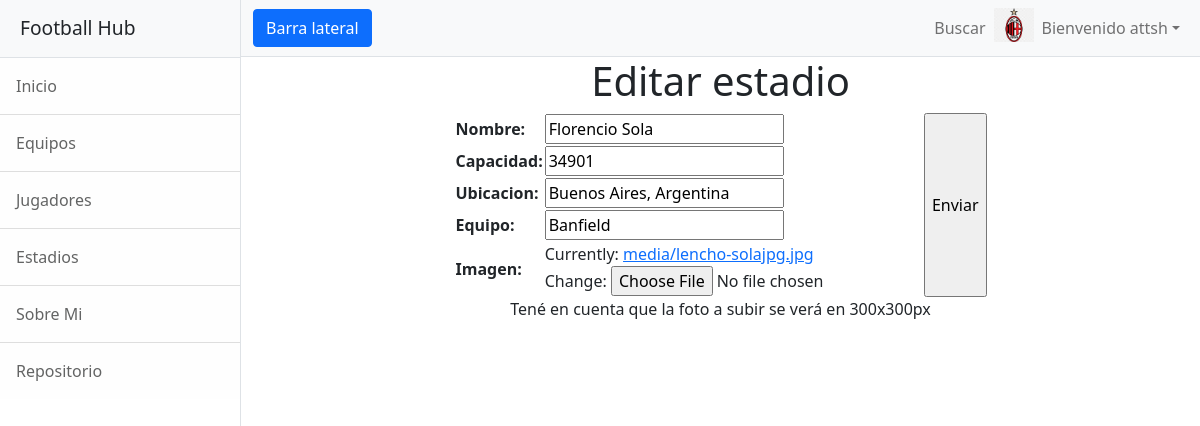
Page /App_fbhub/editarEstadio/Florencio Sola (signed in) on the committed database.
### App_fbhub/models.py (models this page shows, shortened)
class Estadio(models.Model):
    nombre = models.CharField(max_length=40, default="")
    capacidad = models.IntegerField()
    ubicacion = models.CharField(max_length=40)
    equipo = models.CharField(max_length=40)
    imagen = models.ImageField(upload_to="media/", default="media/No-Image-Placeholder.jpg")

### App_fbhub/views.py (the view)
# urls.py: path("editarEstadio/<str:pk>", views.editarEstadio, name="EditarEstadio"),
@login_required
def editarEstadio(request, pk):
    if request.user.is_authenticated == False:
        redirect("Login")
    avatar = Avatar.objects.filter(user=request.user.id)
    estadio = Estadio.objects.get(nombre=pk)
    form = FormularioEstadio(instance=estadio)
    if request.method == "POST":
        form = FormularioEstadio(request.POST, request.FILES, instance=estadio)
        if form.is_valid():
            form.save()
            return redirect("../Estadios")
    context = {"form":form, "url":avatar[0].imagen.url}
    return render(request, "../templates/nuevoEstadio.html", context)

### App_fbhub/forms.py
class FormularioEstadio(ModelForm):
    class Meta:
        model = Estadio
        fields = "__all__"

### App_fbhub/templates/nuevoEstadio.html (shortened to what this page needs)
{% extends "padre.html" %}
{% load static %}
{% block changed_content  %}
{% if crear_estadio %}
    <h1 style="display: flex; justify-content: center;"> Nuevo estadio </h1>
{% elif form %}
    <h1 style="display: flex; justify-content: center;"> Editar estadio </h1>
{% endif %}
    {% if crear_estadio %}
    <form style="display: flex; justify-content: center;" action="../nuevoEstadio/" method="POST" enctype="multipart/form-data">{% csrf_token %}
    {% elif form %}
    <form style="display: flex; justify-content: center;" action="" method="POST" enctype="multipart/form-data">{% csrf_token %}
    {% endif %}
       <table>
        {% if crear_estadio %}
            {{crear_estadio.as_table}}
        {% elif form %}
            {{form.as_table}}
        {% endif %}
       </table><br>
        <input type="submit" value="Enviar">
    </form>
    <p style="display: flex; justify-content: center;">Tené en cuenta que la foto a subir se verá en 300x300px</p>
{% endblock %}

### App_fbhub/templates/padre.html (shortened to what this page needs)
<!DOCTYPE html>
<html lang="en">
    <head>
        {% load static %}
        <link href={% static "App_fbhub/css/styles.css" %} rel="stylesheet" />
    </head>
    <body>
        <div class="d-flex" id="wrapper">
            <div class="border-end bg-white" id="sidebar-wrapper">
                <div class="sidebar-heading border-bottom bg-light">Football Hub</div>
                <div class="list-group list-group-flush">
                    <a class="list-group-item list-group-item-action list-group-item-light p-3" href="{% url 'Inicio' %}">Inicio</a>
                    <a class="list-group-item list-group-item-action list-group-item-light p-3" href="{% url 'Equipos' %}">Equipos</a>
                    <a class="list-group-item list-group-item-action list-group-item-light p-3" href="{% url 'Jugadores' %}">Jugadores</a>
                    <a class="list-group-item list-group-item-action list-group-item-light p-3" href="{% url 'Estadios' %}">Estadios</a>
                    <a class="list-group-item list-group-item-action list-group-item-light p-3" href="{% url 'About' %}">Sobre Mi</a>
                    <a class="list-group-item list-group-item-action list-group-item-light p-3" href="https://github.com/Ignacio-Humphreys/Entrega-Final-Humphreys" target="_blank">Repositorio</a>
                </div>
            </div>
            <div id="page-content-wrapper">
                <nav class="navbar navbar-expand-lg navbar-light bg-light border-bottom">
                    <div class="container-fluid">
                        <button class="btn btn-primary" id="sidebarToggle">Barra lateral</button>
                        <div class="collapse navbar-collapse" id="navbarSupportedContent">
                            <ul class="navbar-nav ms-auto mt-2 mt-lg-0">
                                <li class="nav-item active"><a class="nav-link" href="{% url 'Buscar' %}">Buscar</a></li>
                                {% if request.user.is_authenticated %}
                                <li><img src="{{url}}" style="max-height: 40px; max-width: 40px;"></li>
                                {% endif %}
                                <li class="nav-item dropdown">
                                        {% if request.user.is_authenticated %}
                                    <a class="nav-link dropdown-toggle" id="navbarDropdown" href="#" role="button" data-bs-toggle="dropdown" aria-haspopup="true" aria-expanded="false">Bienvenido {{user.username}}</a>
                                        {% endif %}
                                </li>
                            </ul>
                        </div>
                    </div>
                </nav>
                {% block changed_content %}{% endblock %}
            </div>
        </div>
    </body>
</html>

### rows in the picture
Estadio: nombre "Florencio Sola", capacidad "34901", ubicacion "Buenos Aires, Argentina", equipo "Banfield"

### other values in the picture
{{ user.username }} "attsh"
